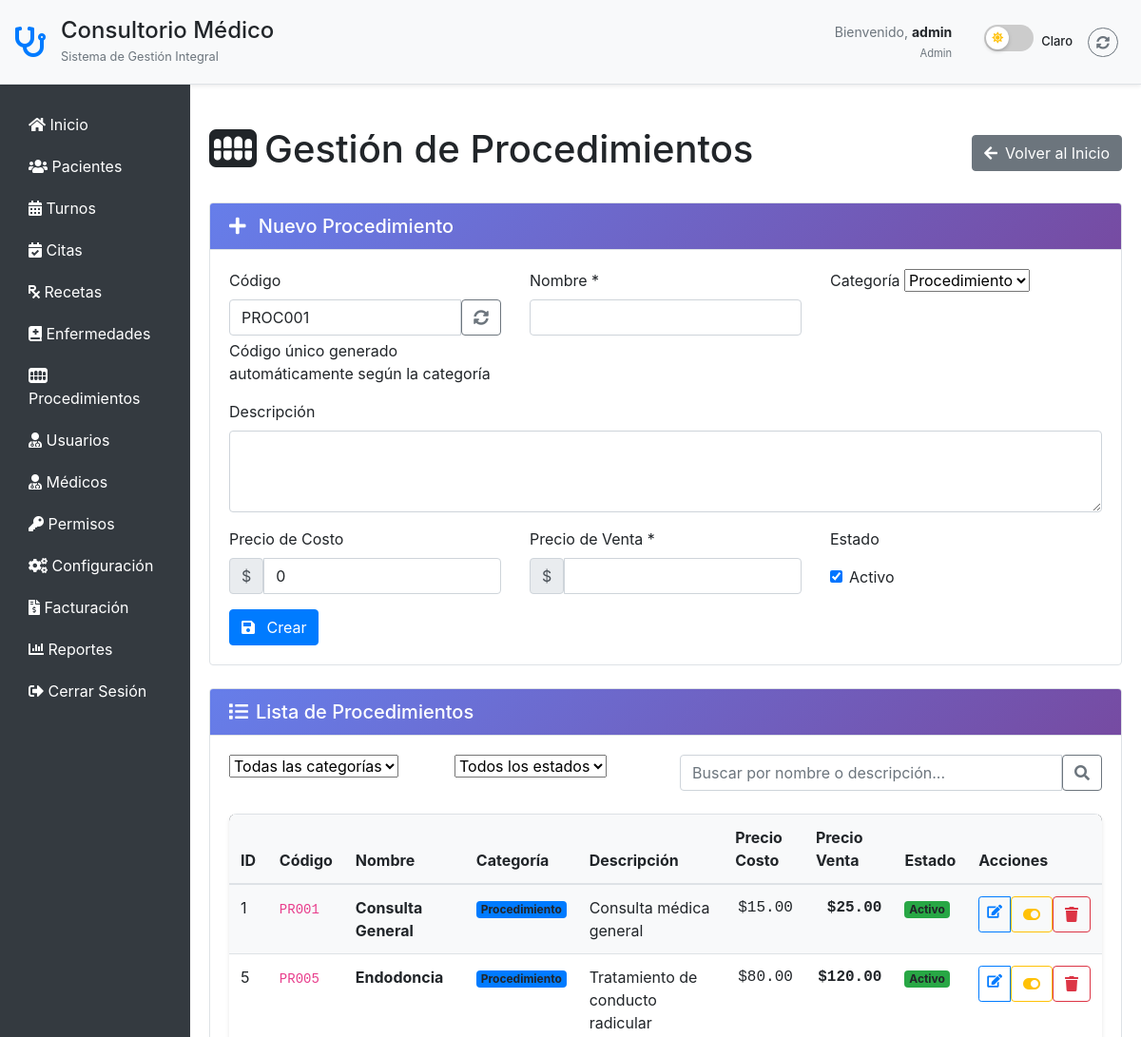
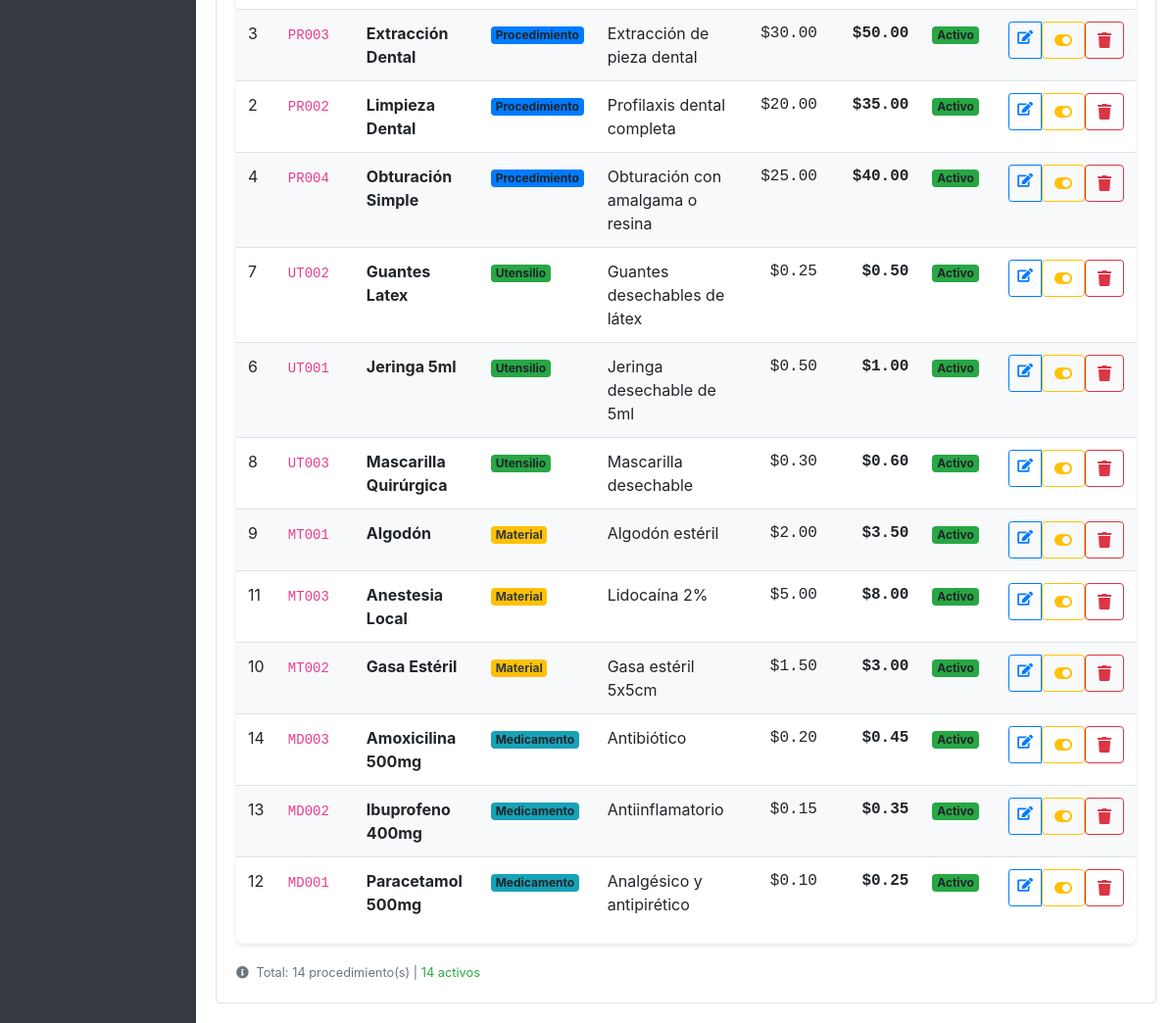
Page /procedimientos.php (signed in) on the committed database (2 pictures, top to bottom).
### tables this page shows
CREATE TABLE `procedimientos` (
  `id` int NOT NULL AUTO_INCREMENT,
  `codigo` varchar(20) DEFAULT NULL,
  `nombre` varchar(255) NOT NULL,
  `descripcion` text,
  `precio_costo` decimal(10,2) DEFAULT '0.00',
  `precio_venta` decimal(10,2) NOT NULL DEFAULT '0.00',
  `categoria` enum('procedimiento','utensilio','material','medicamento') DEFAULT 'procedimiento',
  `activo` tinyint(1) DEFAULT '1',
  `created_at` timestamp NULL DEFAULT CURRENT_TIMESTAMP,
  `updated_at` timestamp NULL DEFAULT CURRENT_TIMESTAMP ON UPDATE CURRENT_TIMESTAMP,
  PRIMARY KEY (`id`),
  UNIQUE KEY `codigo` (`codigo`),
  KEY `idx_categoria` (`categoria`),
  KEY `idx_activo` (`activo`)
);

### procedimientos.php (the view, shortened to what the rows shown need)
<?php
require_once 'permissions.php';
$where_conditions = [];
$params = [];
$where_clause = !empty($where_conditions) ? "WHERE " . implode(" AND ", $where_conditions) : "";
try {
    $stmt = $conn->prepare("SELECT * FROM procedimientos $where_clause ORDER BY categoria, nombre");
    $stmt->execute($params);
    $procedimientos = $stmt->fetchAll(PDO::FETCH_ASSOC);
} catch (PDOException $e) {
    $error = "Error al obtener procedimientos: " . $e->getMessage();
    $procedimientos = [];
}
?>
<!DOCTYPE html>
<html lang="es">
<head>
    <link rel="stylesheet" href="https://stackpath.bootstrapcdn.com/bootstrap/4.5.2/css/bootstrap.min.css">
    <link rel="stylesheet" href="https://cdnjs.cloudflare.com/ajax/libs/font-awesome/5.15.3/css/all.min.css">
    <link rel="stylesheet" href="css/dark-mode.css">
</head>
<body>
    <div class="container-fluid">
        <div class="row">
            <div class="col-md-10 content">
                <div class="d-flex justify-content-between align-items-center my-4">
                    <h1><i class="fas fa-teeth mr-2"></i>Gestión de Procedimientos</h1>
                </div>
                <div class="card">
                    <div class="card-body">
                        <div class="table-responsive">
                            <table class="table table-striped">
                                <thead class="table-dark">
                                    <tr>
                                        <th>ID</th>
                                        <th>Código</th>
                                        <th>Nombre</th>
                                        <th>Categoría</th>
                                        <th>Descripción</th>
                                        <th>Precio Costo</th>
                                        <th>Precio Venta</th>
                                        <th>Estado</th>
                                        <th>Acciones</th>
                                    </tr>
                                </thead>
                                <tbody>
                                    <?php if (empty($procedimientos)): ?>
                                        <tr>
                                            <td colspan="9" class="text-center py-4">
                                                <i class="fas fa-inbox fa-2x text-muted mb-2"></i>
                                                <br>No se encontraron procedimientos
                                            </td>
                                        </tr>
                                    <?php else: ?>
                                        <?php foreach ($procedimientos as $proc): ?>
                                            <tr>
                                                <td><?= $proc['id'] ?></td>
                                                <td>
                                                    <?= !empty($proc['codigo']) ? '<code>' . htmlspecialchars($proc['codigo']) . '</code>' : '<em class="text-muted">Sin código</em>' ?>
                                                </td>
                                                <td>
                                                    <strong><?= htmlspecialchars($proc['nombre']) ?></strong>
                                                </td>
                                                <td>
                                                    <?php
                                                    switch($proc['categoria']) {
                                                        case 'procedimiento':
                                                            $categoria_class = 'bg-primary';
                                                            break;
                                                        case 'utensilio':
                                                            $categoria_class = 'bg-success';
                                                            break;
                                                        case 'material':
                                                            $categoria_class = 'bg-warning text-dark';
                                                            break;
                                                        case 'medicamento':
                                                            $categoria_class = 'bg-info';
                                                            break;
                                                    }
                                                    ?>
                                                    <span class="badge <?= $categoria_class ?> categoria-badge">
                                                        <?= ucfirst($proc['categoria']) ?>
                                                    </span>
                                                </td>
                                                <td>
                                                    <?= !empty($proc['descripcion']) ? htmlspecialchars($proc['descripcion']) : '<em class="text-muted">Sin descripción</em>' ?>
                                                </td>
                                                <td class="precio-cell">
                                                    $<?= number_format($proc['precio_costo'], 2) ?>
                                                </td>
                                                <td class="precio-cell">
                                                    <strong>$<?= number_format($proc['precio_venta'], 2) ?></strong>
                                                </td>
                                                <td>
                                                    <?php if ($proc['activo']): ?>
                                                        <span class="badge bg-success">Activo</span>
                                                    <?php else: ?>
                                                        <span class="badge bg-danger">Inactivo</span>
                                                    <?php endif; ?>
                                                </td>
                                                <td>
                                                    <div class="btn-group btn-group-sm">
                                                        <a href="?edit=<?= $proc['id'] ?>" class="btn btn-outline-primary" title="Editar">
                                                            <i class="fas fa-edit"></i>
                                                        </a>
                                                        <form method="POST" style="display: inline;"
                                                              onsubmit="return confirm('¿Cambiar el estado de este procedimiento?')">
                                                            <button type="submit" class="btn btn-outline-warning" title="Cambiar Estado">
                                                                <i class="fas fa-toggle-<?= $proc['activo'] ? 'on' : 'off' ?>"></i>
                                                            </button>
                                                        </form>
                                                        <form method="POST" style="display: inline;"
                                                              onsubmit="return confirm('¿Está seguro de eliminar este procedimiento? Esta acción no se puede deshacer.')">
                                                            <button type="submit" class="btn btn-outline-danger" title="Eliminar">
                                                                <i class="fas fa-trash"></i>
                                                            </button>
                                                        </form>
                                                    </div>
                                                </td>
                                            </tr>
                                        <?php endforeach; ?>
                                    <?php endif; ?>
                                </tbody>
                            </table>
                        </div>
                    </div>
                </div>
            </div>
        </div>
    </div>
</body>
</html>

### rows in the picture
procedimientos: id "1", codigo "PR001", nombre "Consulta General", categoria "Procedimiento", descripcion "Consulta médica general", precio_costo "15.00", precio_venta "25.00", activo "Activo"
procedimientos: id "5", codigo "PR005", nombre "Endodoncia", categoria "Procedimiento", descripcion "Tratamiento de conducto radicular", precio_costo "80.00", precio_venta "120.00", activo "Activo"
procedimientos: id "3", codigo "PR003", nombre "Extracción Dental", categoria "Procedimiento", descripcion "Extracción de pieza dental", precio_costo "30.00", precio_venta "50.00", activo "Activo"
procedimientos: id "2", codigo "PR002", nombre "Limpieza Dental", categoria "Procedimiento", descripcion "Profilaxis dental completa", precio_costo "20.00", precio_venta "35.00", activo "Activo"
procedimientos: id "4", codigo "PR004", nombre "Obturación Simple", categoria "Procedimiento", descripcion "Obturación con amalgama o resina", precio_costo "25.00", precio_venta "40.00", activo "Activo"
procedimientos: id "7", codigo "UT002", nombre "Guantes Latex", categoria "Utensilio", descripcion "Guantes desechables de látex", precio_costo "0.25", precio_venta "0.50", activo "Activo"
procedimientos: id "6", codigo "UT001", nombre "Jeringa 5ml", categoria "Utensilio", descripcion "Jeringa desechable de 5ml", precio_costo "0.50", precio_venta "1.00", activo "Activo"
procedimientos: id "8", codigo "UT003", nombre "Mascarilla Quirúrgica", categoria "Utensilio", descripcion "Mascarilla desechable", precio_costo "0.30", precio_venta "0.60", activo "Activo"
procedimientos: id "9", codigo "MT001", nombre "Algodón", categoria "Material", descripcion "Algodón estéril", precio_costo "2.00", precio_venta "3.50", activo "Activo"
procedimientos: id "11", codigo "MT003", nombre "Anestesia Local", categoria "Material", descripcion "Lidocaína 2%", precio_costo "5.00", precio_venta "8.00", activo "Activo"
procedimientos: id "10", codigo "MT002", nombre "Gasa Estéril", categoria "Material", descripcion "Gasa estéril 5x5cm", precio_costo "1.50", precio_venta "3.00", activo "Activo"
procedimientos: id "14", codigo "MD003", nombre "Amoxicilina 500mg", categoria "Medicamento", descripcion "Antibiótico", precio_costo "0.20", precio_venta "0.45", activo "Activo"
procedimientos: id "13", codigo "MD002", nombre "Ibuprofeno 400mg", categoria "Medicamento", descripcion "Antiinflamatorio", precio_costo "0.15", precio_venta "0.35", activo "Activo"
procedimientos: id "12", codigo "MD001", nombre "Paracetamol 500mg", categoria "Medicamento", descripcion "Analgésico y antipirético", precio_costo "0.10", precio_venta "0.25", activo "Activo"

### other values in the picture
$_SESSION['username'] "admin"
$_SESSION['rol'] "Admin"
count($procedimientos) "14"
count($activos) "14"
